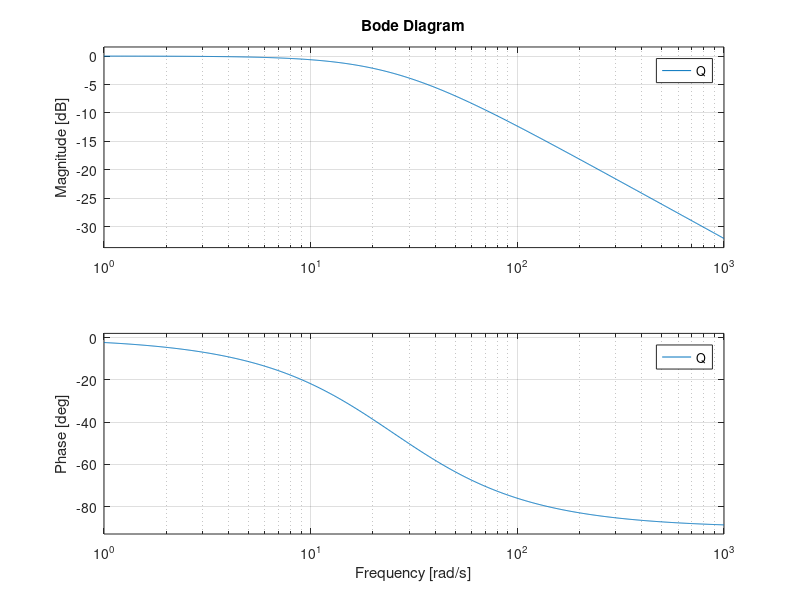
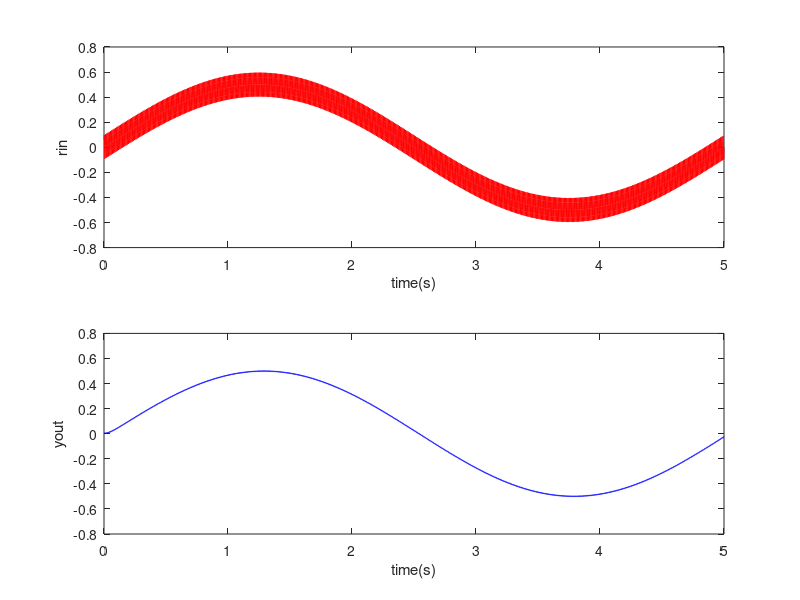

Write MATLAB code to recreate these figures, in order.
% low pass filter
clear all;
close all;

ts = 0.001;
Q = tf([1],[0.04,1]); %Low Freq Signal Filter
Qz = c2d(Q,ts,'tustin');
[num,den] = tfdata(Qz,'v');

y_1 = 0;y_2 = 0;
r_1 = 0;r_2 = 0;

for k = 1:1:5000
    time(k) = k*ts;
    % Tnput Signal with disturbance
    D(k) = 0.10*sin(100*2*pi*k*ts); % Disturbance signal
    rin(k) = D(k)+0.50*sin(0.2*2*pi*k*ts);%Tnput Signal
    
    yout(k) = -den(2)*y_1+num(1)*rin(k)+num(2)*r_1;
    
    y_1 = yout(k);
    r_1 = rin(k);
end
figure(1);bode(Q);
figure(2);
subplot(211);
plot(time,rin,'r');
xlabel('time(s)');ylabel('rin');
subplot(212);
plot(time,yout,'b');
xlabel('time(s)');ylabel('yout');
